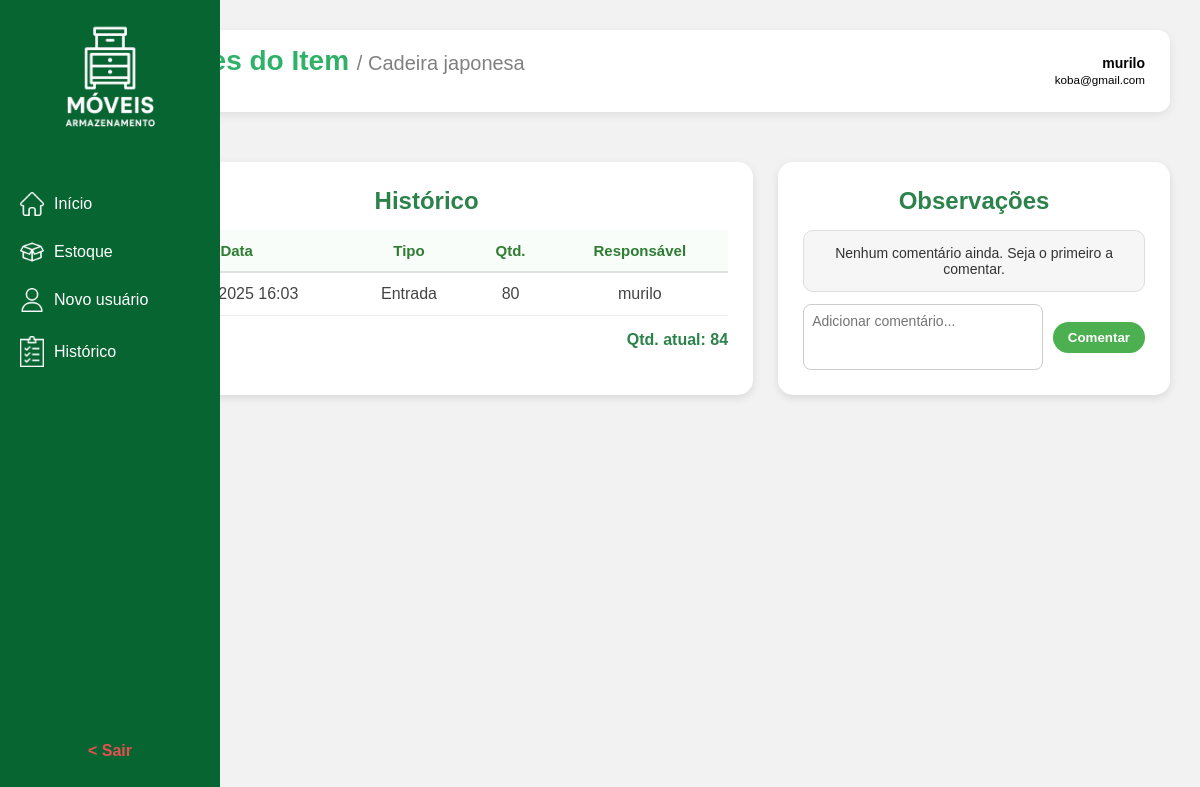
Screenshot of /ver_item.php?id=2 (signed in) with the database file from the repository.
### tables this page shows
CREATE TABLE `itens` (
  `id` int(11) NOT NULL,
  `codigo` varchar(50) DEFAULT NULL,
  `nome` varchar(150) NOT NULL,
  `categoria` varchar(100) DEFAULT NULL,
  `quantidade` int(11) DEFAULT 0,
  `localizacao` enum('Setor A','Setor B','Setor C') DEFAULT NULL,
  `observacoes` text DEFAULT NULL,
  `criado_por` int(11) DEFAULT NULL,
  `criado_em` datetime DEFAULT current_timestamp(),
  `atualizado_em` datetime DEFAULT current_timestamp() ON UPDATE current_timestamp()
);

CREATE TABLE `historico` (
  `id` int(11) NOT NULL,
  `tipo` enum('entrada','saida') NOT NULL,
  `item_id` int(11) NOT NULL,
  `quantidade` int(11) NOT NULL,
  `responsavel_id` int(11) DEFAULT NULL,
  `data_movimentacao` datetime DEFAULT current_timestamp(),
  `observacoes` text DEFAULT NULL
);

CREATE TABLE `usuarios` (
  `id` int(11) NOT NULL,
  `nome` varchar(100) NOT NULL,
  `email` varchar(100) NOT NULL,
  `senha` varchar(255) NOT NULL,
  `tipo` enum('admin','funcionario') DEFAULT 'funcionario',
  `criado_em` datetime DEFAULT current_timestamp(),
  `atualizado_em` datetime DEFAULT current_timestamp() ON UPDATE current_timestamp()
);

### ver_item.php (the view, shortened to what this page needs)
<?php
include('conexao.php');
$usuario_nome  = $_SESSION['usuario_nome'] ?? 'Usuário';
$usuario_email = $_SESSION['usuario_email'] ?? '---';
$id_item = intval($_GET['id']);
$sql_item = "SELECT i.id, i.codigo, i.nome, i.categoria, i.quantidade, i.localizacao, i.observacoes,
                    u.nome AS criado_por
             FROM itens i
             LEFT JOIN usuarios u ON i.criado_por = u.id
             WHERE i.id = ?";
$stmt = $conn->prepare($sql_item);
$stmt->bind_param("i", $id_item);
$stmt->execute();
$result = $stmt->get_result();
$item = $result->fetch_assoc();
$sql_hist = "SELECT h.id, h.tipo, h.quantidade, h.data_movimentacao,
                    u.nome AS responsavel
             FROM historico h
             LEFT JOIN usuarios u ON h.responsavel_id = u.id
             WHERE h.item_id = ?
             ORDER BY h.data_movimentacao DESC";
$stmt_hist = $conn->prepare($sql_hist);
$stmt_hist->bind_param("i", $id_item);
$stmt_hist->execute();
$historico = $stmt_hist->get_result();
$sql_com = "SELECT c.id, c.texto, c.criado_em, c.usuario_id, u.nome AS usuario_nome
            FROM comentarios c
            LEFT JOIN usuarios u ON c.usuario_id = u.id
            WHERE c.item_id = ?
            ORDER BY c.criado_em DESC";
$stmt_com = $conn->prepare($sql_com);
if ($stmt_com) {
    $stmt_com->bind_param("i", $id_item);
    $stmt_com->execute();
    $comentarios = $stmt_com->get_result();
} else {
    $comentarios = false;
}
?>
<!DOCTYPE html>
<html lang="pt-BR">
<head>
    <link rel="stylesheet" href="./css/ver_item.css">
    <link rel="stylesheet" href="./css/inicio.css">
</head>
<body>
<div class="container">
    <nav class="sidebar">
        <div id="DIVELOGO">
            <img id="logo" src="./img/logo.png" alt="Logo Móveis Armazenamento">
            <ul class="menu">
                <li><a href="./inicio.php"><img class="icone" src="./img/casa.png" alt=""> Início</a></li>
                <li><a href="./estoque.php"><img class="icone" src="./img/caixa-aberta.png" alt=""> Estoque</a></li>
                <li><a href="#"><img class="icone" src="./img/do-utilizador.png" alt=""> Novo usuário</a></li>
                <li><a href="#"><img class="icone" src="./img/prancheta.png" alt=""> Histórico</a></li>
            </ul>
        </div>
        <a id="sair" href="index.php">< Sair</a>
    </nav>
    <main class="conteudo">
    <header class="topo">
        <h1>Detalhes do Item <span style="color: gray;"> / <?= htmlspecialchars($item['nome']) ?></span></h1>
        <div class="usuario-info">
            <strong><?= htmlspecialchars($usuario_nome) ?></strong><br>
            <small><?= htmlspecialchars($usuario_email) ?></small>
        </div>
    </header>
    <div class="detalhes-grid">
        <section class="tabela-historico">
            <h2>Histórico</h2>
            <table>
                <thead>
                    <tr>
                        <th>Data</th>
                        <th>Tipo</th>
                        <th>Qtd.</th>
                        <th>Responsável</th>
                    </tr>
                </thead>
                <tbody>
                    <?php while ($row = $historico->fetch_assoc()): ?>
                        <tr>
                            <td><?= date("d/m/Y H:i", strtotime($row['data_movimentacao'])) ?></td>
                            <td><?= ucfirst($row['tipo']) ?></td>
                            <td><?= $row['quantidade'] ?></td>
                            <td><?= htmlspecialchars($row['responsavel'] ?? '---') ?></td>
                        </tr>
                    <?php endwhile; ?>
                </tbody>
            </table>
            <div class="qtd-atual">Qtd. atual: <?= htmlspecialchars($item['quantidade']) ?></div>
        </section>
        <section class="observacoes">
            <h2>Observações</h2>
            <div class="comentarios-lista" role="log" aria-live="polite">
                <?php if ($comentarios && $comentarios->num_rows > 0): ?>
                    <?php while ($c = $comentarios->fetch_assoc()): ?>
                        <div class="box-observacao">
                            <strong><?= htmlspecialchars($c['usuario_nome'] ?? 'Usuário') ?></strong>
                            <p><?= nl2br(htmlspecialchars($c['texto'])) ?></p>
                            <small><?= date("d/m/Y H:i", strtotime($c['criado_em'])) ?></small>
                        </div>
                    <?php endwhile; ?>
                <?php else: ?>
                    <div class="box-observacao">
                        <p>Nenhum comentário ainda. Seja o primeiro a comentar.</p>
                    </div>
                <?php endif; ?>
            </div>
            <form class="comentar" method="post" action="">
                <textarea name="comentario" placeholder="Adicionar comentário..." rows="3" required></textarea>
                <button type="submit">Comentar</button>
            </form>
        </section>
    </div>
</main>
</div>
</body>
</html>

### css/ver_item.css (style rules this page uses)
.conteudo { flex: 1; padding: 30px; background-color: #f6f6f6; height: 100vh; overflow-y: auto; }
.topo { display: flex; justify-content: space-between; align-items: center; background: #fff; padding: 15px 25px; border-radius: 12px; box-shadow: 0 3px 10px rgba(0, 0, 0, 0.08); margin-bottom: 25px; }
.topo h1 { margin: 0; font-size: 24px; color: #2b824a; }
.topo h1 span { font-size: 20px; color: gray; font-weight: normal; }
.usuario-info { text-align: right; font-size: 14px; }
.tabela-historico { background: #fff; border-radius: 15px; padding: 25px; box-shadow: 0 3px 8px rgba(0, 0, 0, 0.1); }
.tabela-historico h2 { color: #2b824a; margin-bottom: 15px; }
.tabela-historico table { width: 100%; border-collapse: collapse; background: #fff; }
.tabela-historico th { text-align: center; padding: 12px; color: #2e7d32; font-size: 15px; border-bottom: 2px solid #e0e0e0; background: #f9fdf9; }
.tabela-historico td { padding: 12px; border-bottom: 1px solid #eee; text-align: center; color: #444; }
main.conteudo { display: flex; flex-direction: column; gap: 25px; }
.detalhes-grid { display: grid; grid-template-columns: 2fr 1.2fr; gap: 25px; }
.observacoes { background: #fff; border-radius: 15px; padding: 25px; box-shadow: 0 3px 8px rgba(0, 0, 0, 0.1); }
.observacoes h2 { color: #2b824a; margin-bottom: 15px; }
.box-observacao { background: #f6f6f6; border-radius: 10px; padding: 10px; margin-bottom: 12px; border: 1px solid #ddd; }
.box-observacao p { font-size: 14px; color: #333; margin: 4px 0; }
.comentar { display: flex; align-items: center; margin-top: 10px; gap: 10px; }
.comentar textarea { flex: 1; resize: none; border: 1px solid #ccc; border-radius: 8px; padding: 8px; font-size: 14px; outline: none; }
.comentar button { background: #4caf50; color: white; padding: 8px 15px; border: none; border-radius: 25px; cursor: pointer; font-weight: 600; transition: background 0.2s; }
.qtd-atual { text-align: right; color: #2b824a; font-weight: bold; margin-top: 15px; font-size: 16px; }

### css/inicio.css (style rules this page uses)
* { margin: 0; padding: 0; box-sizing: border-box; font-family: Arial, sans-serif; }
.container { display: flex; justify-content: flex-start; align-items: center; gap: 50px; }
.topo { display: flex; justify-content: space-between; align-items: center; background: #fff; padding: 15px 25px; border-radius: 12px; box-shadow: 0 3px 10px rgba(0, 0, 0, 0.08); margin-bottom: 25px; }
.topo h1 { margin: 0; font-size: 24px; color: #2b824a; }
.usuario-info { text-align: right; font-size: 14px; }
.sidebar { position: fixed; top: 0; left: 0; height: 100vh; width: 220px; background-color: #076531; color: white; display: flex; flex-direction: column; align-items: center; justify-content: space-between; padding: 20px 0; transition: width 0.3s ease; overflow: hidden; }
#DIVELOGO { display: flex; flex-direction: column; align-items: center; width: 100%; }
#logo { width: 50px; margin-bottom: 40px; transition: width 0.3s ease; }
.menu { list-style: none; width: 100%; }
.menu li { width: 100%; }
.menu a { display: flex; align-items: center; gap: 10px; padding: 12px 20px; text-decoration: none; color: white; font-size: 16px; transition: background 0.3s, padding 0.3s; white-space: nowrap; }
.icone { width: 24px; flex-shrink: 0; }
#sair { display: flex; align-items: center; justify-content: center; gap: 10px; color: rgb(230, 79, 79); text-decoration: none; font-weight: bold; padding-bottom: 20px; width: 100%; transition: color 0.3s; }
.conteudo { margin-left: 70px; width: calc(100% - 70px); flex: 1; background-color: #f2f2f2; padding: 30px; }
.conteudo h1 { color: #30b16a; font-size: 28px; margin-bottom: 20px; }
body { font-family: Arial, sans-serif; background: #f3f3f3; text-align: center; }
h2 { color: #38a169; }
.container { display: flex; justify-content: center; align-items: start; gap: 50px; }

### rows the page displays
itens: nome "Cadeira japonesa", quantidade "84"
historico: data_movimentacao "11/10/2025 16:03", tipo "Entrada", quantidade "80", responsavel.nome "murilo"

### other values shown
$usuario_nome "murilo"
$usuario_email "koba@gmail.com"
